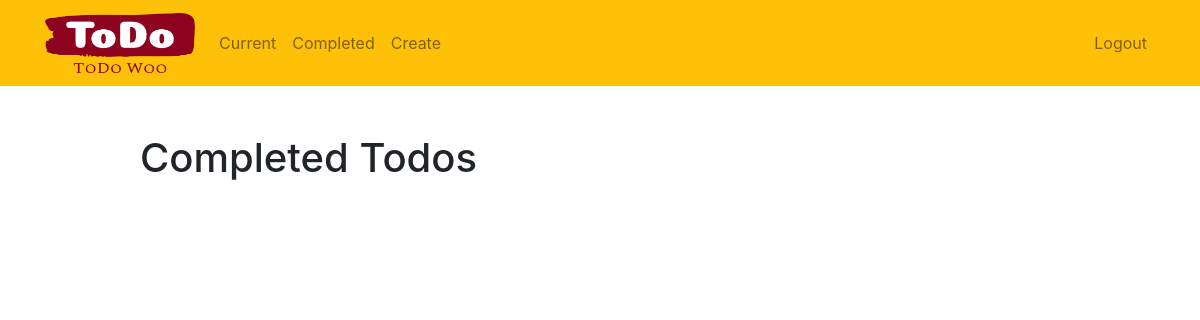
Page /completed/ (signed in) on the earlier database version.
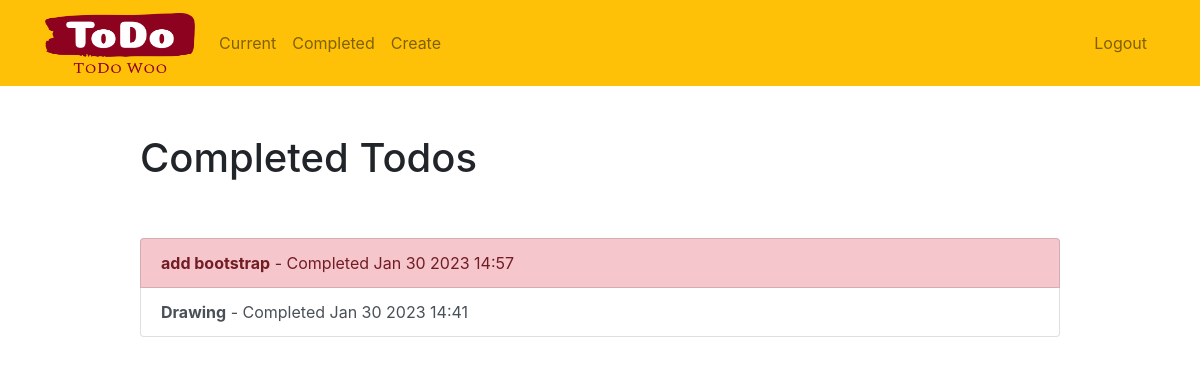
Same page on the later database version.
### todo/models.py (models this page shows, shortened)
class Todo(models.Model):
    title = models.CharField(max_length=100)
    memo = models.TextField(blank=True)
    created = models.DateTimeField(auto_now_add=True)
    datecompleted = models.DateTimeField(null=True, blank=True)
    important = models.BooleanField(default=False)
    user = models.ForeignKey(User, on_delete = models.CASCADE)

### todo/views.py (the view)
# urls.py: path('completed/', views.completedtodos, name='completedtodos'),
@login_required
def completedtodos(request):
    todos = Todo.objects.filter(user=request.user, datecompleted__isnull=False).order_by('-datecompleted')
    return render(request, 'todo/completedtodos.html', {'todos': todos})

### todo/templates/todo/completedtodos.html
{% extends "todo/base.html" %}
{% block content %}
    <div class="row justify-content-center mt-5">
        <div class="col-md-10">
            <h1>Completed Todos</h1>
        </div>
    </div>
    <div class="row justify-content-center mt-5">
        <div class="col-md-10">
            <div class="list-group">
                {% for todo in todos %}
                    <a href="{% url 'viewtodo' todo.id %}" class="list-group-item list-group-item-action{% if todo.important %} list-group-item-danger{% endif %}"><b>{{ todo.title }}</b> - Completed {{ todo.datecompleted|date:'M j Y H:i' }}</a>
                {% endfor %}
            </div>
        </div>
    </div>
{% endblock %}

### todo/templates/todo/base.html (shortened to what this page needs)
{% load static %}
<!doctype html>
<html lang="en">
<head>
    <link rel="stylesheet" href="https://stackpath.bootstrapcdn.com/bootstrap/4.4.1/css/bootstrap.min.css">
</head>
<body>
<nav class="navbar navbar-expand-md navbar-light bg-warning">
<div class="container">
    <a class="navbar-brand" href="{% url 'home' %}">
         <img src="{% static 'todo/logo.png' %}" width="150" height="60" class="d-inline-block align-top">
    </a>
    <div class="collapse navbar-collapse" id="navbarNav">
    {% if user.is_authenticated %}
        <ul class="navbar-nav mr-auto">
                <li class="nav-item {{ current }}">
                    <a class="nav-link" href="{% url 'currenttodos' %}">Current</a>
                </li>
                <li class="nav-item {{ completed }}">
                    <a class="nav-link" href="{% url 'completedtodos' %}">Completed</a>
                </li>
                <li class="nav-item {{ create }}">
                    <a class="nav-link" href="{% url 'createtodo' %}">Create</a>
                </li>
        </ul>
    {% endif %}
    <ul class="navbar-nav ml-auto">
            {% if user.is_authenticated %}
                <li class="nav-item">
                    <a href="#" onclick="$('#signOutBtn').click()" class="nav-link">Logout</a>
                </li>
            {% endif %}
        </ul>
    </div>
</div>
</nav>
<div class="container">
{% block content %}{% endblock %}
</div>
</body>
</html>

Differences in the rows shown:
added Todo: title "add bootstrap", datecompleted "Jan 30 2023 14:57", important True (drawn)
added Todo: title "Drawing", datecompleted "Jan 30 2023 14:41", important False (drawn)
